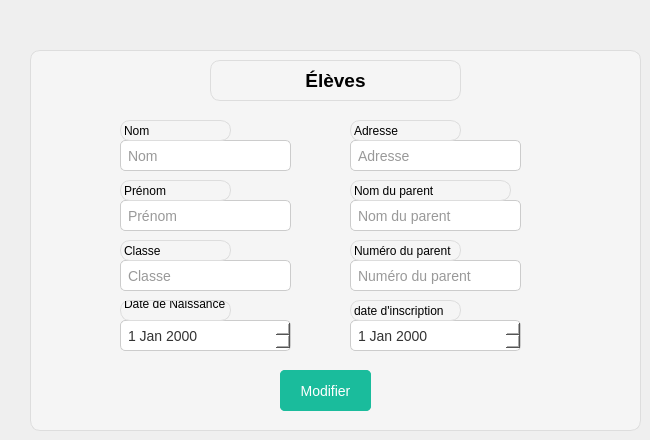
      <widget class="QWidget" name="page">
       <widget class="QWidget" name="widget_2" native="true">
        <property name="geometry">
         <rect>
          <x>30</x>
          <y>50</y>
          <width>611</width>
          <height>381</height>
         </rect>
        </property>
        <property name="styleSheet">
         <string notr="true">/* Apply styles to the entire QWidget */
QWidget {
    background-color: #f5f5f5; /* Light background color */
    border: 1px solid #ddd; /* Light gray border */
    border-radius: 10px; /* Rounded corners */
    box-shadow: 0px 2px 6px rgba(0, 0, 0, 0.1); /* Subtle shadow */
}

/* Apply styles to QLineEdit */
QLineEdit {
    padding: 5px; /* Padding inside the QLineEdit */
    border: 1px solid #ccc; /* Light gray border */
    border-radius: 5px; /* Rounded corners */
    background-color: #fff; /* White background */
    color: #333; /* Dark text color */
    font-size: 14px; /* Font size */
    transition: border-color 0.3s, box-shadow 0.3s; /* Smooth transition */
}

/* Apply focus styles to QLineEdit */
QLineEdit:focus {
    border-color: #1abc9c; /* Teal border color on focus */
    box-shadow: 0px 0px 6px rgba(26, 188, 156, 0.5); /* Light shadow on focus */
}

/* Apply styles to QDateEdit */
QDateEdit {
    padding: 5px; /* Padding inside the QLineEdit */
    border: 1px solid #ccc; /* Light gray border */
    border-radius: 5px; /* Rounded corners */
    background-color: #fff; /* White background */
    color: #333; /* Dark text color */
    font-size: 14px; /* Font size */
    transition: border-color 0.3s, box-shadow 0.3s; /* Smooth transition */
}

/* Apply focus styles to QDateEdit */
QDateEdit:focus {
    border-color: #1abc9c; /* Teal border color on focus */
    box-shadow: 0px 0px 6px rgba(26, 188, 156, 0.5); /* Light shadow on focus */
}

/* Apply styles to QPushButton */
QPushButton {
    background-color: #1abc9c; /* Teal background color */
    color: white; /* White text color */
    border: none; /* No border */
    padding: 10px 20px; /* Padding around the text */
    border-radius: 5px; /* Rounded corners */
    font-size: 14px; /* Font size */
    cursor: pointer; /* Show hand cursor on hover */
    transition: background-color 0.3s; /* Smooth transition */
}

/* Apply hover styles to QPushButton */
QPushButton:hover {
    background-color: #16a085; /* Darker teal on hover */
}
</string>
        </property>
        <widget class="QLineEdit" name="txt_nom_eleve">
         <property name="geometry">
          <rect>
           <x>90</x>
           <y>90</y>
           <width>171</width>
           <height>31</height>
          </rect>
         </property>
         <property name="placeholderText">
          <string>Nom</string>
         </property>
        </widget>
        <widget class="QLineEdit" name="txt_prenom_eleve">
         <property name="geometry">
          <rect>
           <x>90</x>
           <y>150</y>
           <width>171</width>
           <height>31</height>
          </rect>
         </property>
         <property name="placeholderText">
          <string>Prénom</string>
         </property>
        </widget>
        <widget class="QLineEdit" name="txt_addresse_eleve">
         <property name="geometry">
          <rect>
           <x>320</x>
           <y>90</y>
           <width>171</width>
           <height>31</height>
          </rect>
         </property>
         <property name="placeholderText">
          <string>Adresse</string>
         </property>
        </widget>
        <widget class="QDateEdit" name="dateEdit_date_naissance_eleve">
         <property name="geometry">
          <rect>
           <x>90</x>
           <y>270</y>
           <width>171</width>
           <height>31</height>
          </rect>
         </property>
        </widget>
        <widget class="QDateEdit" name="dateEdit_date_inscription">
         <property name="geometry">
          <rect>
           <x>320</x>
           <y>270</y>
           <width>171</width>
           <height>31</height>
          </rect>
         </property>
        </widget>
        <widget class="QLineEdit" name="txt_classe_eleve">
         <property name="geometry">
          <rect>
           <x>90</x>
           <y>210</y>
           <width>171</width>
           <height>31</height>
          </rect>
         </property>
         <property name="placeholderText">
          <string>Classe</string>
         </property>
        </widget>
        <widget class="QLineEdit" name="txt_NomParent_eleve">
         <property name="geometry">
          <rect>
           <x>320</x>
           <y>150</y>
           <width>171</width>
           <height>31</height>
          </rect>
         </property>
         <property name="placeholderText">
          <string>Nom du parent</string>
         </property>
        </widget>
        <widget class="QLineEdit" name="txt_NumeroParentEleve">
         <property name="geometry">
          <rect>
           <x>320</x>
           <y>210</y>
           <width>171</width>
           <height>31</height>
          </rect>
         </property>
         <property name="placeholderText">
          <string>Numéro du parent</string>
         </property>
        </widget>
        <widget class="QPushButton" name="btn_AjouterEleve">
         <property name="geometry">
          <rect>
           <x>250</x>
           <y>320</y>
           <width>91</width>
           <height>41</height>
          </rect>
         </property>
         <property name="text">
          <string>Ajouter</string>
         </property>
        </widget>
        <widget class="QPushButton" name="btn_ModifierEleve">
         <property name="geometry">
          <rect>
           <x>250</x>
           <y>320</y>
           <width>91</width>
           <height>41</height>
          </rect>
         </property>
         <property name="text">
          <string>Modifier</string>
         </property>
        </widget>
        <widget class="QLabel" name="nameapp_5">
         <property name="geometry">
          <rect>
           <x>180</x>
           <y>10</y>
           <width>251</width>
           <height>41</height>
          </rect>
         </property>
         <property name="font">
          <font>
           <family>MS Shell Dlg 2</family>
           <pointsize>14</pointsize>
           <weight>75</weight>
           <bold>true</bold>
          </font>
         </property>
         <property name="styleSheet">
          <string notr="true"/>
         </property>
         <property name="text">
          <string>Élèves</string>
         </property>
         <property name="alignment">
          <set>Qt::AlignCenter</set>
         </property>
        </widget>
        <widget class="QLabel" name="label_9">
         <property name="geometry">
          <rect>
           <x>90</x>
           <y>250</y>
           <width>111</width>
           <height>21</height>
          </rect>
         </property>
         <property name="text">
          <string>Date de Naissance
</string>
         </property>
        </widget>
        <widget class="QLabel" name="label_10">
         <property name="geometry">
          <rect>
           <x>320</x>
           <y>250</y>
           <width>111</width>
           <height>21</height>
          </rect>
         </property>
         <property name="text">
          <string>date d'inscription</string>
         </property>
        </widget>
        <widget class="QLabel" name="label_11">
         <property name="geometry">
          <rect>
           <x>90</x>
           <y>190</y>
           <width>111</width>
           <height>21</height>
          </rect>
         </property>
         <property name="text">
          <string>Classe</string>
         </property>
        </widget>
        <widget class="QLabel" name="label_12">
         <property name="geometry">
          <rect>
           <x>320</x>
           <y>190</y>
           <width>111</width>
           <height>21</height>
          </rect>
         </property>
         <property name="text">
          <string>Numéro du parent</string>
         </property>
        </widget>
        <widget class="QLabel" name="label_13">
         <property name="geometry">
          <rect>
           <x>90</x>
           <y>130</y>
           <width>111</width>
           <height>21</height>
          </rect>
         </property>
         <property name="text">
          <string>Prénom</string>
         </property>
        </widget>
        <widget class="QLabel" name="label_14">
         <property name="geometry">
          <rect>
           <x>320</x>
           <y>130</y>
           <width>161</width>
           <height>21</height>
          </rect>
         </property>
         <property name="text">
          <string>Nom du parent</string>
         </property>
        </widget>
        <widget class="QLabel" name="label_15">
         <property name="geometry">
          <rect>
           <x>90</x>
           <y>70</y>
           <width>111</width>
           <height>21</height>
          </rect>
         </property>
         <property name="text">
          <string>Nom</string>
         </property>
        </widget>
        <widget class="QLabel" name="label_16">
         <property name="geometry">
          <rect>
           <x>320</x>
           <y>70</y>
           <width>111</width>
           <height>21</height>
          </rect>
         </property>
         <property name="text">
          <string>Adresse</string>
         </property>
        </widget>
       </widget>
      </widget>
